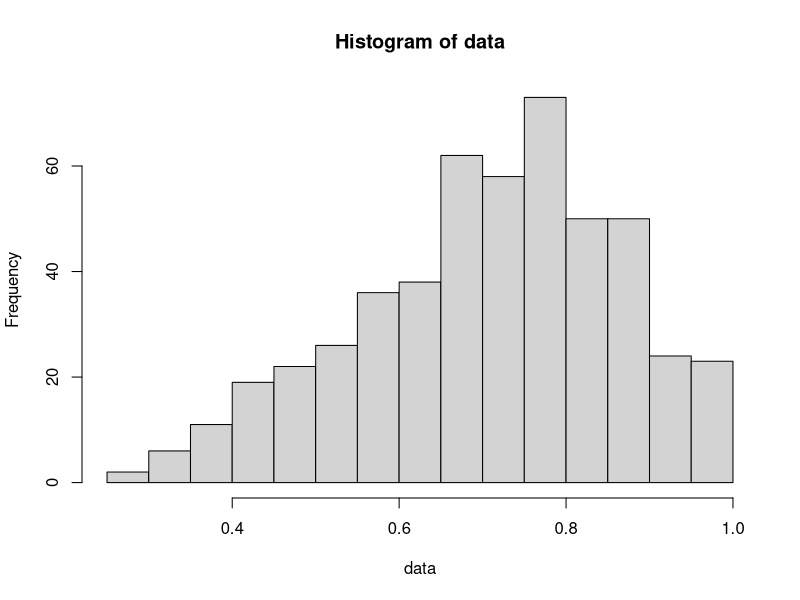

Recreate this plot in R. (Note: this script raises an error after producing the figure.)
#!/usr/bin/env Rscript
# do you know how to use dnorm?
# it gives you the density value of normal variate.
# by this I mean, is that if your variate was the mean itself (which actually is a variate)
# then you would get 0.39 or something which is the peak value of your distribution

# dnorm() always sticks to the theoretical, there is no variability in it 
# so it's useful for imposing the theoretical distri over you data.

library(ggplot2)
library(Cairo)

# You generated some data with rnorm()
data <- rbeta(500, 5, 2)
h <- hist(data)

# ggplot works best with data frames so we convert ...
df <- data.frame(values = data)

# Create a data frame for the thoeretical normal curve, first we set the x-range using seq
x_range <- seq(min(data), max(data), length.out = 20)
y_beta <- dbeta(x_range, 5, 2)
theo <- data.frame(x = x_range, y = y_beta)

# modify beta to reflect age categories rather than probabilities:
df <- df*100
theo$x <- theo$x*100

CairoPNG("dbe1.png", 800, 800)
ggp <- ggplot() +
       geom_col()
       geom_line(data = theo, aes(x = x, y = y), color = "red", linewidth = 1) +
       labs(title = "Histogram with Theoretical Beta Distribution", x = "Values", y = "Density") +
       theme_minimal()
show(ggp)
dev.off()

# this could have also have been done using ggplot's stat_function
# which seems to already incorporate the x range.
# stat_function(fun = dnorm,
#                args = list(mean = mean(data), sd = sd(data)),
#                color = "red",
#                linewidth = 1) +
